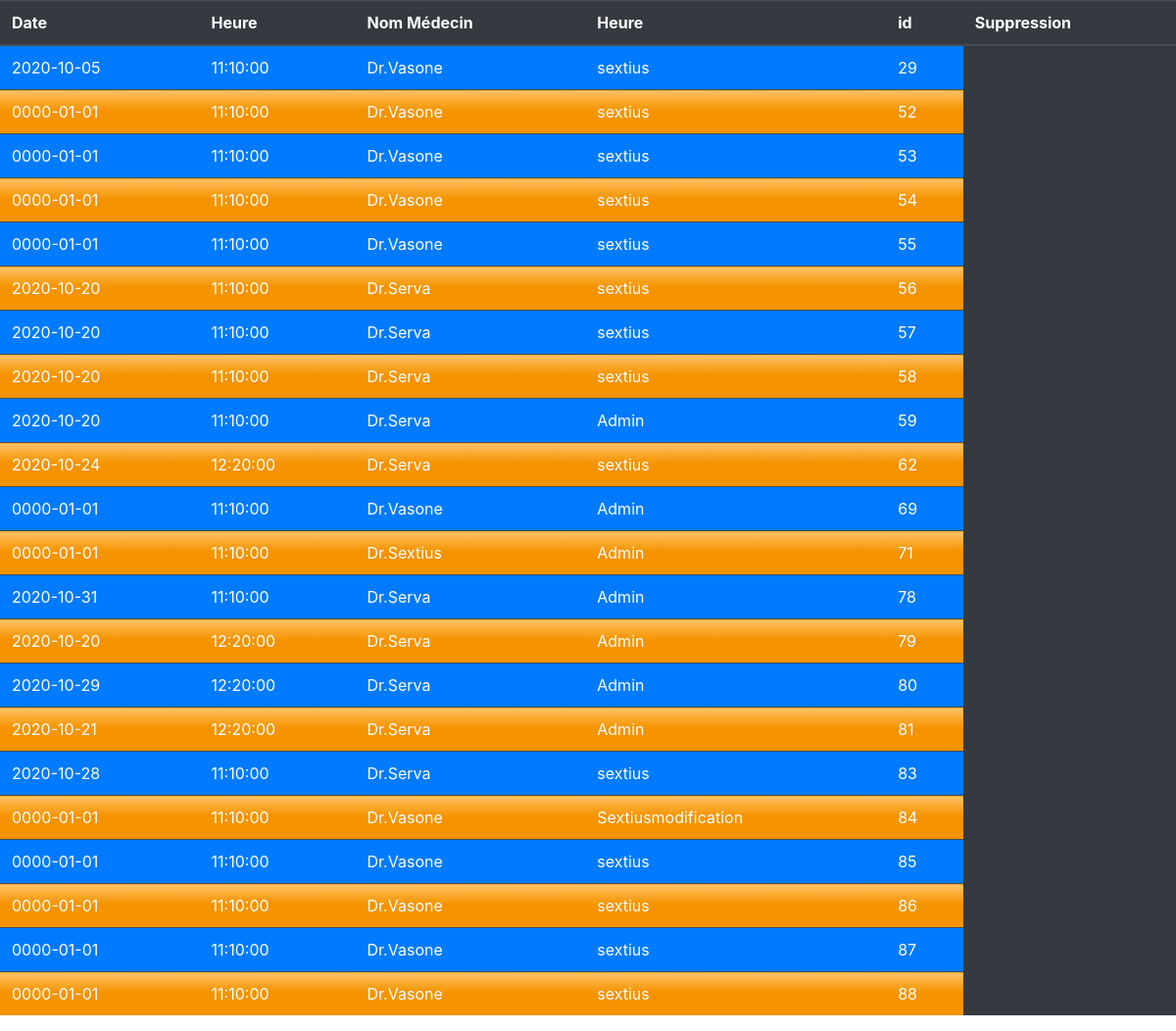
Page /traitement/traitement_vue_donnee_rdv.php on the committed database.
### tables this page shows
CREATE TABLE `rdv` (
  `id` int(11) NOT NULL,
  `id_medecin` int(11) NOT NULL,
  `id_user` int(11) NOT NULL,
  `date` date NOT NULL,
  `heure` time NOT NULL,
  `nom_medecin` varchar(40) NOT NULL,
  `nom_patient` varchar(40) NOT NULL
);

### traitement/traitement_vue_donnee_rdv.php (the view, shortened to what this page needs)
<link rel="stylesheet" href="https://cdn.jsdelivr.net/npm/bootstrap@4.5.3/dist/css/bootstrap.min.css">
<?php
$manager = new Manager();
$db = $manager->connexion_bd();
$medecin = "SELECT date,heure,nom_medecin,nom_patient,id from rdv";
$request = $db->query($medecin);
$tab_connect = $request->fetchall();
 ?>
 <table class="table table-dark">
   <thead>
     <tr>
       <th scope="col">Date</th>
       <th scope="col">Heure</th>
       <th scope="col">Nom Médecin</th>
       <th scope="col">Heure</th>
        <th scope="col">id</th>
       <th scope="col">Suppression</th>
     </tr>
   </thead>
   <tbody>
      <?php for ($i=0; $i < count($tab_connect); $i++) {?>
<tr>
      <?php  foreach (array_unique($tab_connect[$i]) as $key => $value) {
        if($i%2 ==0){
          $class = 'bg-primary';
        }else { $class = 'orange';}
        ?>
          <td class=<?php echo $class; ?>><?php echo $value; ?></td>
  <?php  } ?>
</tr>
   <?php
      }
    ?>
   </tbody>
 </table>

### traitement/traitement_vue_donnee_rdv.php (style rules this page uses)
.orange { background: linear-gradient(180deg, #ffc164 0%, #f59300 46.12%, #f59300 97.02%); }

### rows in the picture
rdv: date "2020-10-05", heure "11:10:00", nom_medecin "Dr.Vasone", nom_patient "sextius", id "29"
rdv: date "0000-01-01", heure "11:10:00", nom_medecin "Dr.Vasone", nom_patient "sextius", id "52"
rdv: date "0000-01-01", heure "11:10:00", nom_medecin "Dr.Vasone", nom_patient "sextius", id "53"
rdv: date "0000-01-01", heure "11:10:00", nom_medecin "Dr.Vasone", nom_patient "sextius", id "54"
rdv: date "0000-01-01", heure "11:10:00", nom_medecin "Dr.Vasone", nom_patient "sextius", id "55"
rdv: date "2020-10-20", heure "11:10:00", nom_medecin "Dr.Serva", nom_patient "sextius", id "56"
rdv: date "2020-10-20", heure "11:10:00", nom_medecin "Dr.Serva", nom_patient "sextius", id "57"
rdv: date "2020-10-20", heure "11:10:00", nom_medecin "Dr.Serva", nom_patient "sextius", id "58"
rdv: date "2020-10-20", heure "11:10:00", nom_medecin "Dr.Serva", nom_patient "Admin", id "59"
rdv: date "2020-10-24", heure "12:20:00", nom_medecin "Dr.Serva", nom_patient "sextius", id "62"
rdv: date "0000-01-01", heure "11:10:00", nom_medecin "Dr.Vasone", nom_patient "Admin", id "69"
rdv: date "0000-01-01", heure "11:10:00", nom_medecin "Dr.Sextius", nom_patient "Admin", id "71"
rdv: date "2020-10-31", heure "11:10:00", nom_medecin "Dr.Serva", nom_patient "Admin", id "78"
rdv: date "2020-10-20", heure "12:20:00", nom_medecin "Dr.Serva", nom_patient "Admin", id "79"
rdv: date "2020-10-29", heure "12:20:00", nom_medecin "Dr.Serva", nom_patient "Admin", id "80"
rdv: date "2020-10-21", heure "12:20:00", nom_medecin "Dr.Serva", nom_patient "Admin", id "81"
rdv: date "2020-10-28", heure "11:10:00", nom_medecin "Dr.Serva", nom_patient "sextius", id "83"
rdv: date "0000-01-01", heure "11:10:00", nom_medecin "Dr.Vasone", nom_patient "Sextiusmodification", id "84"
rdv: date "0000-01-01", heure "11:10:00", nom_medecin "Dr.Vasone", nom_patient "sextius", id "85"
rdv: date "0000-01-01", heure "11:10:00", nom_medecin "Dr.Vasone", nom_patient "sextius", id "86"
rdv: date "0000-01-01", heure "11:10:00", nom_medecin "Dr.Vasone", nom_patient "sextius", id "87"
rdv: date "0000-01-01", heure "11:10:00", nom_medecin "Dr.Vasone", nom_patient "sextius", id "88"
